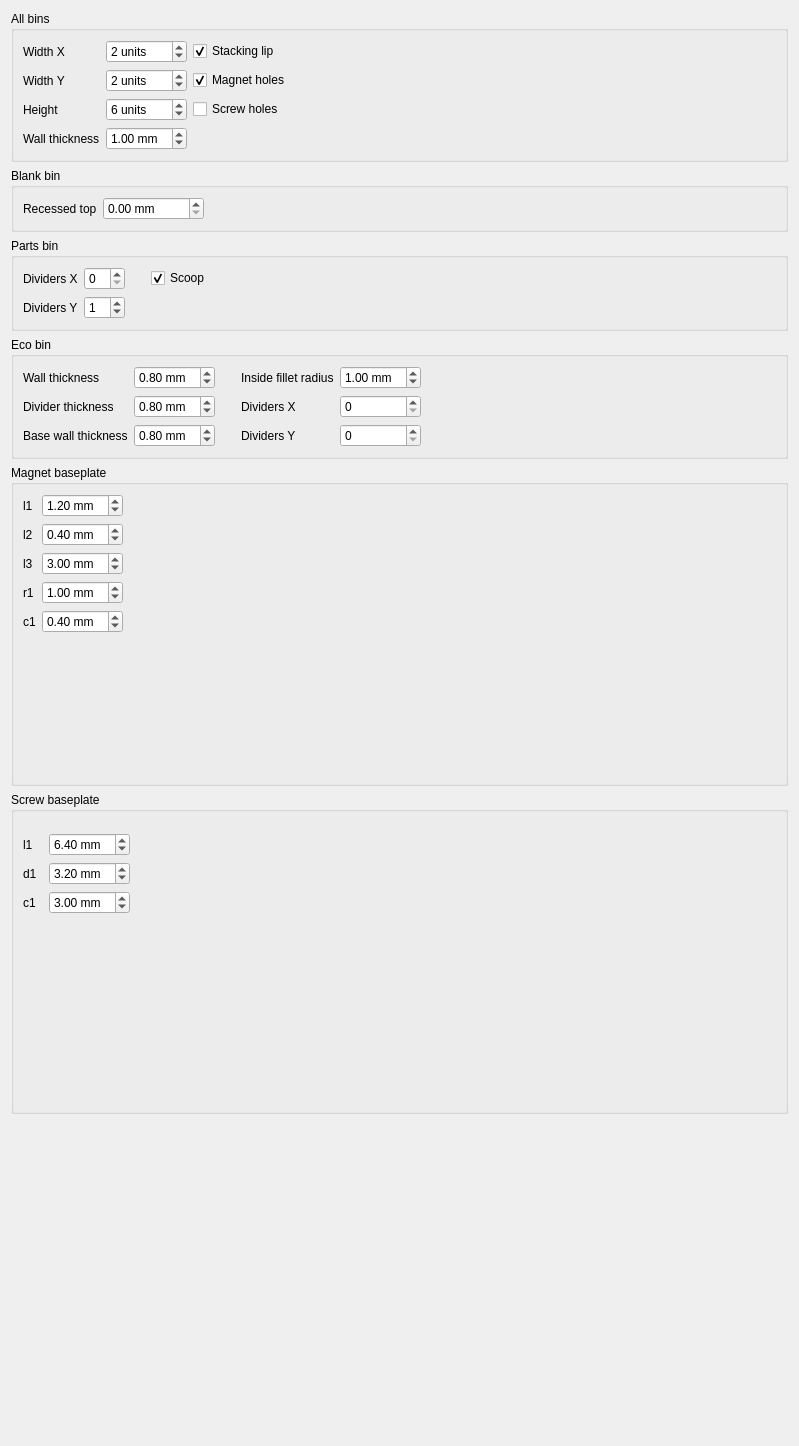
<?xml version="1.0" encoding="UTF-8"?>
<ui version="4.0">
 <class>Preferences</class>
 <widget class="QWidget" name="Preferences">
  <property name="geometry">
   <rect>
    <x>0</x>
    <y>0</y>
    <width>799</width>
    <height>1446</height>
   </rect>
  </property>
  <property name="windowTitle">
   <string>Objects</string>
  </property>
  <layout class="QVBoxLayout" name="verticalLayout">
   <item>
    <widget class="QGroupBox" name="BinBaseGroupBox">
     <property name="title">
      <string>All bins</string>
     </property>
     <layout class="QGridLayout" name="gridLayout_3">
      <item row="1" column="0">
       <widget class="QLabel" name="BinWidthXLabel">
        <property name="text">
         <string>Width X</string>
        </property>
       </widget>
      </item>
      <item row="3" column="2" colspan="2">
       <widget class="Gui::PrefCheckBox" name="BinScrewHolesCheckbox">
        <property name="text">
         <string>Screw holes</string>
        </property>
        <property name="checked">
         <bool>false</bool>
        </property>
        <property name="prefEntry" stdset="0">
         <cstring>BinScrewHoles</cstring>
        </property>
        <property name="prefPath" stdset="0">
         <cstring>Mod/Gridfinity</cstring>
        </property>
       </widget>
      </item>
      <item row="2" column="2" colspan="2">
       <widget class="Gui::PrefCheckBox" name="MagnetHolesCheckbox">
        <property name="text">
         <string>Magnet holes</string>
        </property>
        <property name="checked">
         <bool>true</bool>
        </property>
        <property name="prefEntry" stdset="0">
         <cstring>BinMagnetHoles</cstring>
        </property>
        <property name="prefPath" stdset="0">
         <cstring>Mod/Gridfinity</cstring>
        </property>
       </widget>
      </item>
      <item row="1" column="2" colspan="2">
       <widget class="Gui::PrefCheckBox" name="StackingLipCheckbox">
        <property name="text">
         <string>Stacking lip</string>
        </property>
        <property name="checked">
         <bool>true</bool>
        </property>
        <property name="prefEntry" stdset="0">
         <cstring>StackingLip</cstring>
        </property>
        <property name="prefPath" stdset="0">
         <cstring>Mod/Gridfinity</cstring>
        </property>
       </widget>
      </item>
      <item row="3" column="0">
       <widget class="QLabel" name="BinHeightLabel">
        <property name="text">
         <string>Height</string>
        </property>
       </widget>
      </item>
      <item row="4" column="0">
       <widget class="QLabel" name="BinWallThicknessLabel">
        <property name="text">
         <string>Wall thickness</string>
        </property>
       </widget>
      </item>
      <item row="4" column="1">
       <widget class="Gui::PrefDoubleSpinBox" name="BinWallThicknessSpinbox">
        <property name="suffix">
         <string> mm</string>
        </property>
        <property name="maximum">
         <double>99.000000000000000</double>
        </property>
        <property name="singleStep">
         <double>0.100000000000000</double>
        </property>
        <property name="value">
         <double>1.000000000000000</double>
        </property>
        <property name="prefEntry" stdset="0">
         <cstring>BinWallThickness</cstring>
        </property>
        <property name="prefPath" stdset="0">
         <cstring>Mod/Gridfinity</cstring>
        </property>
       </widget>
      </item>
      <item row="3" column="1">
       <widget class="Gui::PrefSpinBox" name="BinHeightSpinbox">
        <property name="suffix">
         <string> units</string>
        </property>
        <property name="minimum">
         <number>1</number>
        </property>
        <property name="maximum">
         <number>99</number>
        </property>
        <property name="value">
         <number>6</number>
        </property>
        <property name="prefEntry" stdset="0">
         <cstring>BinHeight</cstring>
        </property>
        <property name="prefPath" stdset="0">
         <cstring>Mod/Gridfinity</cstring>
        </property>
       </widget>
      </item>
      <item row="2" column="1">
       <widget class="Gui::PrefSpinBox" name="BinWidthYSpinbox">
        <property name="suffix">
         <string> units</string>
        </property>
        <property name="minimum">
         <number>1</number>
        </property>
        <property name="maximum">
         <number>99</number>
        </property>
        <property name="value">
         <number>2</number>
        </property>
        <property name="prefEntry" stdset="0">
         <cstring>BinWidthY</cstring>
        </property>
        <property name="prefPath" stdset="0">
         <cstring>Mod/Gridfinity</cstring>
        </property>
       </widget>
      </item>
      <item row="1" column="1">
       <widget class="Gui::PrefSpinBox" name="BinWidthXSpinbox">
        <property name="suffix">
         <string> units</string>
        </property>
        <property name="minimum">
         <number>1</number>
        </property>
        <property name="maximum">
         <number>99</number>
        </property>
        <property name="value">
         <number>2</number>
        </property>
        <property name="prefEntry" stdset="0">
         <cstring>BinWidthX</cstring>
        </property>
        <property name="prefPath" stdset="0">
         <cstring>Mod/Gridfinity</cstring>
        </property>
       </widget>
      </item>
      <item row="2" column="0">
       <widget class="QLabel" name="BinWidthYLabel">
        <property name="text">
         <string>Width Y</string>
        </property>
       </widget>
      </item>
      <item row="1" column="4">
       <spacer name="horizontalSpacer_2">
        <property name="orientation">
         <enum>Qt::Orientation::Horizontal</enum>
        </property>
        <property name="sizeHint" stdset="0">
         <size>
          <width>40</width>
          <height>20</height>
         </size>
        </property>
       </spacer>
      </item>
     </layout>
    </widget>
   </item>
   <item>
    <widget class="QGroupBox" name="groupBox_5">
     <property name="title">
      <string>Blank bin</string>
     </property>
     <layout class="QGridLayout" name="gridLayout_7">
      <item row="0" column="0">
       <widget class="QLabel" name="label_22">
        <property name="text">
         <string>Recessed top</string>
        </property>
       </widget>
      </item>
      <item row="0" column="1">
       <widget class="Gui::PrefDoubleSpinBox" name="doubleSpinBox_20">
        <property name="suffix">
         <string> mm</string>
        </property>
        <property name="maximum">
         <double>10000.000000000000000</double>
        </property>
        <property name="singleStep">
         <double>0.100000000000000</double>
        </property>
        <property name="value">
         <double>0.000000000000000</double>
        </property>
        <property name="prefEntry" stdset="0">
         <cstring>BlankBinRecessedTopDepth</cstring>
        </property>
        <property name="prefPath" stdset="0">
         <cstring>Mod/Gridfinity</cstring>
        </property>
       </widget>
      </item>
      <item row="0" column="2">
       <spacer name="horizontalSpacer_12">
        <property name="orientation">
         <enum>Qt::Orientation::Horizontal</enum>
        </property>
        <property name="sizeHint" stdset="0">
         <size>
          <width>40</width>
          <height>20</height>
         </size>
        </property>
       </spacer>
      </item>
     </layout>
    </widget>
   </item>
   <item>
    <widget class="QGroupBox" name="PartsBinGroupBox">
     <property name="title">
      <string>Parts bin</string>
     </property>
     <layout class="QGridLayout" name="gridLayout_5">
      <item row="1" column="1">
       <widget class="Gui::PrefSpinBox" name="PartsBinDividersYSpinbox">
        <property name="maximum">
         <number>99</number>
        </property>
        <property name="value">
         <number>1</number>
        </property>
        <property name="prefEntry" stdset="0">
         <cstring>PartsBinDividersY</cstring>
        </property>
        <property name="prefPath" stdset="0">
         <cstring>Mod/Gridfinity</cstring>
        </property>
       </widget>
      </item>
      <item row="1" column="0">
       <widget class="QLabel" name="PartsBinDividersYLabel">
        <property name="text">
         <string>Dividers Y</string>
        </property>
       </widget>
      </item>
      <item row="0" column="1">
       <widget class="Gui::PrefSpinBox" name="PartsBinDividersXSpinbox">
        <property name="maximum">
         <number>99</number>
        </property>
        <property name="value">
         <number>0</number>
        </property>
        <property name="prefEntry" stdset="0">
         <cstring>PartsBinDividersX</cstring>
        </property>
        <property name="prefPath" stdset="0">
         <cstring>Mod/Gridfinity</cstring>
        </property>
       </widget>
      </item>
      <item row="0" column="4">
       <spacer name="horizontalSpacer_10">
        <property name="orientation">
         <enum>Qt::Orientation::Horizontal</enum>
        </property>
        <property name="sizeType">
         <enum>QSizePolicy::Policy::Expanding</enum>
        </property>
        <property name="sizeHint" stdset="0">
         <size>
          <width>40</width>
          <height>20</height>
         </size>
        </property>
       </spacer>
      </item>
      <item row="0" column="0">
       <widget class="QLabel" name="PartsBinDividersXLabel">
        <property name="text">
         <string>Dividers X</string>
        </property>
       </widget>
      </item>
      <item row="0" column="2">
       <spacer name="horizontalSpacer_11">
        <property name="orientation">
         <enum>Qt::Orientation::Horizontal</enum>
        </property>
        <property name="sizeType">
         <enum>QSizePolicy::Policy::Fixed</enum>
        </property>
        <property name="sizeHint" stdset="0">
         <size>
          <width>20</width>
          <height>20</height>
         </size>
        </property>
       </spacer>
      </item>
      <item row="0" column="3">
       <widget class="Gui::PrefCheckBox" name="checkBox">
        <property name="text">
         <string>Scoop</string>
        </property>
        <property name="checked">
         <bool>true</bool>
        </property>
        <property name="prefEntry" stdset="0">
         <cstring>PartsBinScoop</cstring>
        </property>
        <property name="prefPath" stdset="0">
         <cstring>Mod/Gridfinity</cstring>
        </property>
       </widget>
      </item>
     </layout>
    </widget>
   </item>
   <item>
    <widget class="QGroupBox" name="groupBox">
     <property name="title">
      <string>Eco bin</string>
     </property>
     <layout class="QGridLayout" name="gridLayout">
      <item row="2" column="1">
       <widget class="Gui::PrefDoubleSpinBox" name="doubleSpinBox_2">
        <property name="suffix">
         <string> mm</string>
        </property>
        <property name="maximum">
         <double>99.000000000000000</double>
        </property>
        <property name="singleStep">
         <double>0.100000000000000</double>
        </property>
        <property name="value">
         <double>0.800000000000000</double>
        </property>
        <property name="prefEntry" stdset="0">
         <cstring>EcoBinDividerThickness</cstring>
        </property>
        <property name="prefPath" stdset="0">
         <cstring>Mod/Gridfinity</cstring>
        </property>
       </widget>
      </item>
      <item row="0" column="1">
       <widget class="Gui::PrefDoubleSpinBox" name="doubleSpinBox">
        <property name="suffix">
         <string> mm</string>
        </property>
        <property name="maximum">
         <double>99.000000000000000</double>
        </property>
        <property name="singleStep">
         <double>0.100000000000000</double>
        </property>
        <property name="value">
         <double>0.800000000000000</double>
        </property>
        <property name="prefEntry" stdset="0">
         <cstring>EcoBinWallThickness</cstring>
        </property>
        <property name="prefPath" stdset="0">
         <cstring>Mod/Gridfinity</cstring>
        </property>
       </widget>
      </item>
      <item row="0" column="5">
       <spacer name="horizontalSpacer_3">
        <property name="orientation">
         <enum>Qt::Orientation::Horizontal</enum>
        </property>
        <property name="sizeHint" stdset="0">
         <size>
          <width>40</width>
          <height>20</height>
         </size>
        </property>
       </spacer>
      </item>
      <item row="2" column="0">
       <widget class="QLabel" name="label_2">
        <property name="text">
         <string>Divider thickness</string>
        </property>
       </widget>
      </item>
      <item row="0" column="3">
       <widget class="QLabel" name="label_4">
        <property name="text">
         <string>Inside fillet radius</string>
        </property>
       </widget>
      </item>
      <item row="0" column="4">
       <widget class="Gui::PrefDoubleSpinBox" name="doubleSpinBox_4">
        <property name="suffix">
         <string> mm</string>
        </property>
        <property name="singleStep">
         <double>0.100000000000000</double>
        </property>
        <property name="value">
         <double>1.000000000000000</double>
        </property>
        <property name="prefEntry" stdset="0">
         <cstring>EcoBinInsideFilletRadius</cstring>
        </property>
        <property name="prefPath" stdset="0">
         <cstring>Mod/Gridfinity</cstring>
        </property>
       </widget>
      </item>
      <item row="3" column="0">
       <widget class="QLabel" name="label_3">
        <property name="text">
         <string>Base wall thickness</string>
        </property>
       </widget>
      </item>
      <item row="3" column="1">
       <widget class="Gui::PrefDoubleSpinBox" name="doubleSpinBox_3">
        <property name="suffix">
         <string> mm</string>
        </property>
        <property name="maximum">
         <double>99.000000000000000</double>
        </property>
        <property name="singleStep">
         <double>0.100000000000000</double>
        </property>
        <property name="value">
         <double>0.800000000000000</double>
        </property>
        <property name="prefEntry" stdset="0">
         <cstring>EcoBinBaseWallThickness</cstring>
        </property>
        <property name="prefPath" stdset="0">
         <cstring>Mod/Gridfinity</cstring>
        </property>
       </widget>
      </item>
      <item row="0" column="0">
       <widget class="QLabel" name="label">
        <property name="text">
         <string>Wall thickness</string>
        </property>
       </widget>
      </item>
      <item row="0" column="2">
       <spacer name="horizontalSpacer_4">
        <property name="orientation">
         <enum>Qt::Orientation::Horizontal</enum>
        </property>
        <property name="sizeType">
         <enum>QSizePolicy::Policy::Fixed</enum>
        </property>
        <property name="sizeHint" stdset="0">
         <size>
          <width>20</width>
          <height>20</height>
         </size>
        </property>
       </spacer>
      </item>
      <item row="2" column="3">
       <widget class="QLabel" name="label_5">
        <property name="text">
         <string>Dividers X</string>
        </property>
       </widget>
      </item>
      <item row="3" column="3">
       <widget class="QLabel" name="label_6">
        <property name="text">
         <string>Dividers Y</string>
        </property>
       </widget>
      </item>
      <item row="2" column="4">
       <widget class="Gui::PrefSpinBox" name="spinBox">
        <property name="maximum">
         <number>10000</number>
        </property>
        <property name="value">
         <number>0</number>
        </property>
        <property name="prefEntry" stdset="0">
         <cstring>EcoBinDividersX</cstring>
        </property>
        <property name="prefPath" stdset="0">
         <cstring>Mod/Gridfinity</cstring>
        </property>
       </widget>
      </item>
      <item row="3" column="4">
       <widget class="Gui::PrefSpinBox" name="spinBox_2">
        <property name="maximum">
         <number>10000</number>
        </property>
        <property name="value">
         <number>0</number>
        </property>
        <property name="prefEntry" stdset="0">
         <cstring>EcoBinDividersY</cstring>
        </property>
        <property name="prefPath" stdset="0">
         <cstring>Mod/Gridfinity</cstring>
        </property>
       </widget>
      </item>
     </layout>
    </widget>
   </item>
   <item>
    <widget class="QGroupBox" name="groupBox_3">
     <property name="title">
      <string>Magnet baseplate</string>
     </property>
     <layout class="QGridLayout" name="gridLayout_4">
      <item row="2" column="1">
       <widget class="Gui::PrefDoubleSpinBox" name="doubleSpinBox_14">
        <property name="suffix">
         <string> mm</string>
        </property>
        <property name="maximum">
         <double>99.000000000000000</double>
        </property>
        <property name="singleStep">
         <double>0.100000000000000</double>
        </property>
        <property name="value">
         <double>0.400000000000000</double>
        </property>
        <property name="prefEntry" stdset="0">
         <cstring>MagnetBaseplateMagnetBase</cstring>
        </property>
        <property name="prefPath" stdset="0">
         <cstring>Mod/Gridfinity</cstring>
        </property>
       </widget>
      </item>
      <item row="5" column="1">
       <widget class="Gui::PrefDoubleSpinBox" name="doubleSpinBox_16">
        <property name="suffix">
         <string> mm</string>
        </property>
        <property name="maximum">
         <double>99.000000000000000</double>
        </property>
        <property name="singleStep">
         <double>0.100000000000000</double>
        </property>
        <property name="value">
         <double>0.400000000000000</double>
        </property>
        <property name="prefEntry" stdset="0">
         <cstring>MagnetBaseplateMagnetChamfer</cstring>
        </property>
        <property name="prefPath" stdset="0">
         <cstring>Mod/Gridfinity</cstring>
        </property>
       </widget>
      </item>
      <item row="3" column="1">
       <widget class="Gui::PrefDoubleSpinBox" name="doubleSpinBox_15">
        <property name="suffix">
         <string> mm</string>
        </property>
        <property name="maximum">
         <double>99.000000000000000</double>
        </property>
        <property name="singleStep">
         <double>0.100000000000000</double>
        </property>
        <property name="value">
         <double>3.000000000000000</double>
        </property>
        <property name="prefEntry" stdset="0">
         <cstring>MagnetBaseplateMagnetBaseHole</cstring>
        </property>
        <property name="prefPath" stdset="0">
         <cstring>Mod/Gridfinity</cstring>
        </property>
       </widget>
      </item>
      <item row="6" column="2">
       <spacer name="verticalSpacer_2">
        <property name="orientation">
         <enum>Qt::Orientation::Vertical</enum>
        </property>
        <property name="sizeHint" stdset="0">
         <size>
          <width>20</width>
          <height>40</height>
         </size>
        </property>
       </spacer>
      </item>
      <item row="4" column="1">
       <widget class="Gui::PrefDoubleSpinBox" name="doubleSpinBox_12">
        <property name="suffix">
         <string> mm</string>
        </property>
        <property name="maximum">
         <double>99.000000000000000</double>
        </property>
        <property name="singleStep">
         <double>0.100000000000000</double>
        </property>
        <property name="value">
         <double>1.000000000000000</double>
        </property>
        <property name="prefEntry" stdset="0">
         <cstring>MagnetBaseplateSmallFillet</cstring>
        </property>
        <property name="prefPath" stdset="0">
         <cstring>Mod/Gridfinity</cstring>
        </property>
       </widget>
      </item>
      <item row="1" column="3" rowspan="6">
       <widget class="QLabel" name="label_23">
        <property name="text">
         <string/>
        </property>
        <property name="pixmap">
         <pixmap>magnet-baseplate.png</pixmap>
        </property>
       </widget>
      </item>
      <item row="1" column="1">
       <widget class="Gui::PrefDoubleSpinBox" name="doubleSpinBox_13">
        <property name="suffix">
         <string> mm</string>
        </property>
        <property name="maximum">
         <double>99.000000000000000</double>
        </property>
        <property name="value">
         <double>1.200000000000000</double>
        </property>
        <property name="prefEntry" stdset="0">
         <cstring>MagnetBaseplateEdgeThickness</cstring>
        </property>
        <property name="prefPath" stdset="0">
         <cstring>Mod/Gridfinity</cstring>
        </property>
       </widget>
      </item>
      <item row="1" column="0">
       <widget class="QLabel" name="label_15">
        <property name="text">
         <string>l1</string>
        </property>
       </widget>
      </item>
      <item row="2" column="0">
       <widget class="QLabel" name="label_16">
        <property name="text">
         <string>l2</string>
        </property>
       </widget>
      </item>
      <item row="4" column="0">
       <widget class="QLabel" name="label_14">
        <property name="text">
         <string>r1</string>
        </property>
       </widget>
      </item>
      <item row="1" column="4">
       <spacer name="horizontalSpacer_13">
        <property name="orientation">
         <enum>Qt::Orientation::Horizontal</enum>
        </property>
        <property name="sizeHint" stdset="0">
         <size>
          <width>40</width>
          <height>20</height>
         </size>
        </property>
       </spacer>
      </item>
      <item row="3" column="0">
       <widget class="QLabel" name="label_17">
        <property name="text">
         <string>l3</string>
        </property>
       </widget>
      </item>
      <item row="5" column="0">
       <widget class="QLabel" name="label_18">
        <property name="text">
         <string>c1</string>
        </property>
       </widget>
      </item>
      <item row="1" column="2">
       <spacer name="horizontalSpacer_8">
        <property name="orientation">
         <enum>Qt::Orientation::Horizontal</enum>
        </property>
        <property name="sizeType">
         <enum>QSizePolicy::Policy::Fixed</enum>
        </property>
        <property name="sizeHint" stdset="0">
         <size>
          <width>20</width>
          <height>20</height>
         </size>
        </property>
       </spacer>
      </item>
     </layout>
    </widget>
   </item>
   <item>
    <widget class="QGroupBox" name="groupBox_4">
     <property name="title">
      <string>Screw baseplate</string>
     </property>
     <layout class="QGridLayout" name="gridLayout_6">
      <item row="2" column="0">
       <widget class="QLabel" name="label_21">
        <property name="text">
         <string>l1</string>
        </property>
       </widget>
      </item>
      <item row="0" column="3" rowspan="6">
       <widget class="QLabel" name="label_7">
        <property name="text">
         <string/>
        </property>
        <property name="pixmap">
         <pixmap>screw-baseplate.png</pixmap>
        </property>
       </widget>
      </item>
      <item row="4" column="0">
       <widget class="QLabel" name="label_20">
        <property name="text">
         <string>c1</string>
        </property>
       </widget>
      </item>
      <item row="4" column="1">
       <widget class="Gui::PrefDoubleSpinBox" name="doubleSpinBox_18">
        <property name="suffix">
         <string> mm</string>
        </property>
        <property name="maximum">
         <double>99.000000000000000</double>
        </property>
        <property name="singleStep">
         <double>0.100000000000000</double>
        </property>
        <property name="value">
         <double>3.000000000000000</double>
        </property>
        <property name="prefEntry" stdset="0">
         <cstring>ScrewBaseplateMagnetBottomChamfer</cstring>
        </property>
        <property name="prefPath" stdset="0">
         <cstring>Mod/Gridfinity</cstring>
        </property>
       </widget>
      </item>
      <item row="2" column="1">
       <widget class="Gui::PrefDoubleSpinBox" name="doubleSpinBox_19">
        <property name="suffix">
         <string> mm</string>
        </property>
        <property name="maximum">
         <double>99.000000000000000</double>
        </property>
        <property name="singleStep">
         <double>0.100000000000000</double>
        </property>
        <property name="value">
         <double>6.400000000000000</double>
        </property>
        <property name="prefEntry" stdset="0">
         <cstring>ScrewBaseplateBaseThickness</cstring>
        </property>
        <property name="prefPath" stdset="0">
         <cstring>Mod/Gridfinity</cstring>
        </property>
       </widget>
      </item>
      <item row="5" column="0">
       <spacer name="verticalSpacer_3">
        <property name="orientation">
         <enum>Qt::Orientation::Vertical</enum>
        </property>
        <property name="sizeHint" stdset="0">
         <size>
          <width>20</width>
          <height>40</height>
         </size>
        </property>
       </spacer>
      </item>
      <item row="3" column="0">
       <widget class="QLabel" name="label_19">
        <property name="text">
         <string>d1</string>
        </property>
       </widget>
      </item>
      <item row="3" column="1">
       <widget class="Gui::PrefDoubleSpinBox" name="doubleSpinBox_17">
        <property name="suffix">
         <string> mm</string>
        </property>
        <property name="maximum">
         <double>99.000000000000000</double>
        </property>
        <property name="singleStep">
         <double>0.100000000000000</double>
        </property>
        <property name="value">
         <double>3.200000000000000</double>
        </property>
        <property name="prefEntry" stdset="0">
         <cstring>ScrewBaseplateConnectionHoleDiameter</cstring>
        </property>
        <property name="prefPath" stdset="0">
         <cstring>Mod/Gridfinity</cstring>
        </property>
       </widget>
      </item>
      <item row="2" column="2">
       <spacer name="horizontalSpacer">
        <property name="orientation">
         <enum>Qt::Orientation::Horizontal</enum>
        </property>
        <property name="sizeType">
         <enum>QSizePolicy::Policy::Fixed</enum>
        </property>
        <property name="sizeHint" stdset="0">
         <size>
          <width>20</width>
          <height>20</height>
         </size>
        </property>
       </spacer>
      </item>
      <item row="2" column="4">
       <spacer name="horizontalSpacer_9">
        <property name="orientation">
         <enum>Qt::Orientation::Horizontal</enum>
        </property>
        <property name="sizeHint" stdset="0">
         <size>
          <width>40</width>
          <height>20</height>
         </size>
        </property>
       </spacer>
      </item>
     </layout>
    </widget>
   </item>
   <item>
    <spacer name="verticalSpacer">
     <property name="orientation">
      <enum>Qt::Orientation::Vertical</enum>
     </property>
     <property name="sizeHint" stdset="0">
      <size>
       <width>20</width>
       <height>40</height>
      </size>
     </property>
    </spacer>
   </item>
  </layout>
 </widget>
 <customwidgets>
  <customwidget>
   <class>Gui::PrefSpinBox</class>
   <extends>QSpinBox</extends>
   <header>Gui/PrefWidgets.h</header>
  </customwidget>
  <customwidget>
   <class>Gui::PrefCheckBox</class>
   <extends>QCheckBox</extends>
   <header>Gui/PrefWidgets.h</header>
  </customwidget>
  <customwidget>
   <class>Gui::PrefDoubleSpinBox</class>
   <extends>QDoubleSpinBox</extends>
   <header>Gui/PrefWidgets.h</header>
  </customwidget>
 </customwidgets>
 <resources/>
 <connections/>
</ui>
